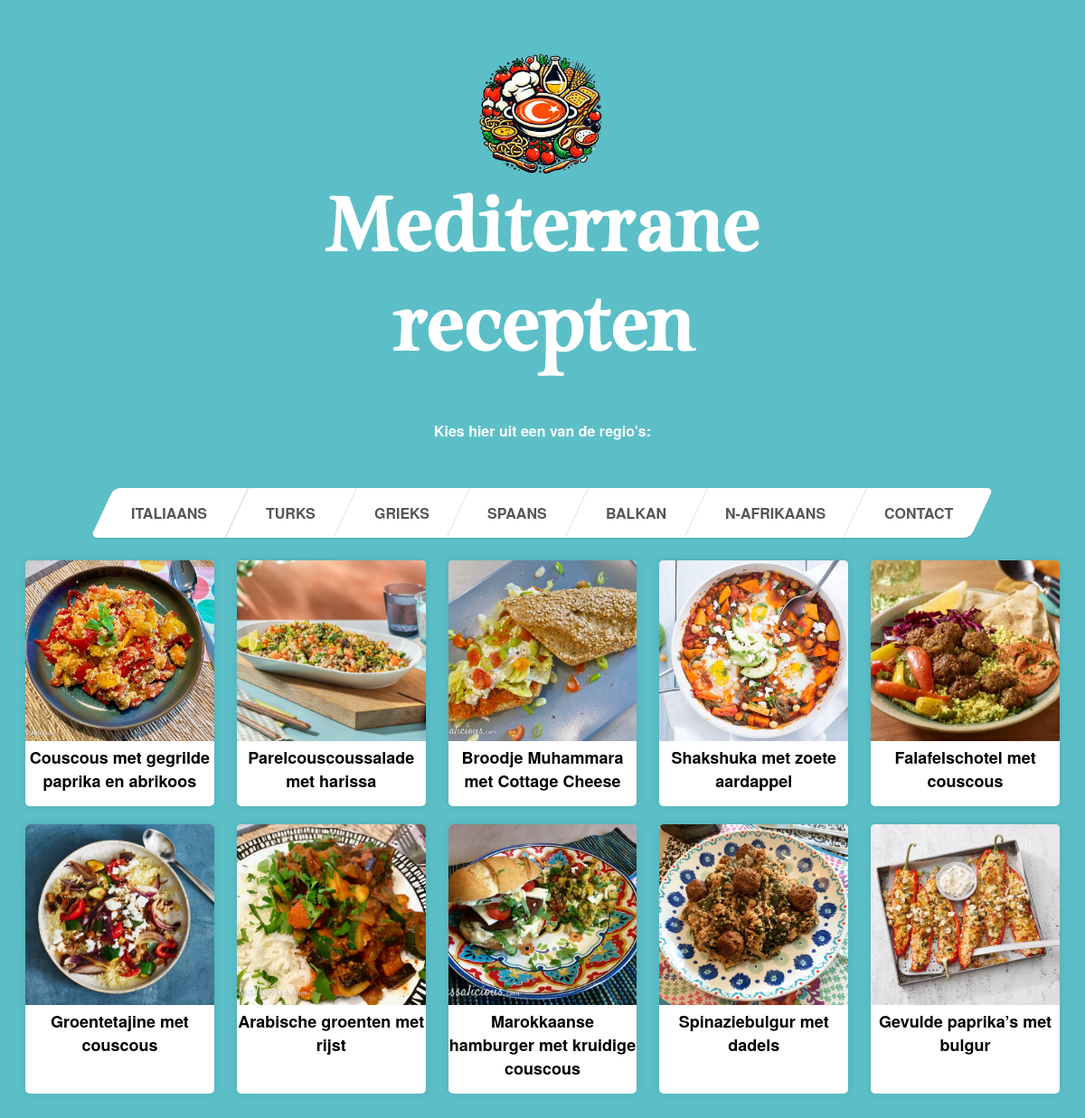
The app's page /na/na.php with its own data.
### tables this page shows
CREATE TABLE "recepten" (
	"Land"	TEXT,
	"Bereidingstijd"	TEXT,
	"Recepten"	TEXT
, "Ingredienten"	TEXT, "Uitleg"	TEXT, "Image"	TEXT);

### na/class.php (the view, shortened to what this page needs)
<?php
$sql = <<<EOF
SELECT * FROM recepten;
EOF;
$db = new MyDB();
if (!$db) {
    echo $db->lastErrorMsg();
} else {
    $ret = $db->query($sql);
    while ($row = $ret->fetchArray(SQLITE3_ASSOC)) {
        if ($row['Land'] == 'Noord-Afrikaans') {
?>
    <div class="recept-kaart" data-recept="<?php echo htmlspecialchars($row['Recepten']); ?>">
        <img src="<?php echo htmlspecialchars($row['Image']); ?>" alt="<?php echo htmlspecialchars($row['Recepten']); ?>">
        <h2><?php echo htmlspecialchars($row['Recepten']); ?></h2>
    </div>
<?php
        }
    }
}
?>

### na/navbar.css (style rules this page uses)
body { font-family:Helvetica Neue, Helvetica, sans-serif; }

### na/na.css (style rules this page uses)
body { background-color: rgba(92, 191, 199, 255); background-repeat: no-repeat; background-position: 60% 0%; background-size: cover; }
.recept-kaart { width: calc(20% - 20px); margin-bottom: 20px; background-color: #fff; border-radius: 5px; box-shadow: 0 0 10px rgba(0, 0, 0, 0.1); cursor: pointer; }
.recept-kaart h2 { margin-top: 0; font-size: 18px; text-align: center; }
.recept-kaart img { width: 100%; height: 200px; object-fit: cover; border-top-left-radius: 5px; border-top-right-radius: 5px; }

### records on screen
recepten: Image (picture), Recepten "Couscous met gegrilde paprika en abrikoos"
recepten: Image (picture), Recepten "Parelcouscoussalade met harissa"
recepten: Image (picture), Recepten "Broodje Muhammara met Cottage Cheese"
recepten: Image (picture), Recepten "Shakshuka met zoete aardappel"
recepten: Image (picture), Recepten "Falafelschotel met couscous"
recepten: Image (picture), Recepten "Groentetajine met couscous"
recepten: Image (picture), Recepten "Arabische groenten met rijst"
recepten: Image (picture), Recepten "Marokkaanse hamburger met kruidige couscous"
recepten: Image (picture), Recepten "Spinaziebulgur met dadels"
recepten: Image (picture), Recepten "Gevulde paprika’s met bulgur"
